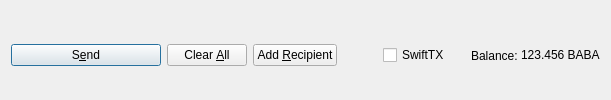
         <widget class="QFrame" name="frame_Send">
          <layout class="QHBoxLayout" name="horizontalLayout">
           <property name="bottomMargin">
            <number>0</number>
           </property>
           <item>
            <widget class="QPushButton" name="sendButton">
             <property name="minimumSize">
              <size>
               <width>150</width>
               <height>0</height>
              </size>
             </property>
             <property name="toolTip">
              <string>Confirm the send action</string>
             </property>
             <property name="text">
              <string>S&amp;end</string>
             </property>
             <property name="icon">
              <iconset resource="../babacoin.qrc">
               <normaloff>:/icons/send</normaloff>:/icons/send</iconset>
             </property>
             <property name="autoDefault">
              <bool>false</bool>
             </property>
             <property name="default">
              <bool>true</bool>
             </property>
            </widget>
           </item>
           <item>
            <widget class="QPushButton" name="clearButton">
             <property name="sizePolicy">
              <sizepolicy hsizetype="Minimum" vsizetype="Fixed">
               <horstretch>0</horstretch>
               <verstretch>0</verstretch>
              </sizepolicy>
             </property>
             <property name="toolTip">
              <string>Clear all fields of the form.</string>
             </property>
             <property name="text">
              <string>Clear &amp;All</string>
             </property>
             <property name="icon">
              <iconset resource="../babacoin.qrc">
               <normaloff>:/icons/remove</normaloff>:/icons/remove</iconset>
             </property>
             <property name="autoDefault">
              <bool>false</bool>
             </property>
            </widget>
           </item>
           <item>
            <widget class="QPushButton" name="addButton">
             <property name="toolTip">
              <string>Send to multiple recipients at once</string>
             </property>
             <property name="text">
              <string>Add &amp;Recipient</string>
             </property>
             <property name="icon">
              <iconset resource="../babacoin.qrc">
               <normaloff>:/icons/add</normaloff>:/icons/add</iconset>
             </property>
             <property name="autoDefault">
              <bool>false</bool>
             </property>
            </widget>
           </item>
           <item>
            <spacer name="horizontalSpacer">
             <property name="orientation">
              <enum>Qt::Horizontal</enum>
             </property>
             <property name="sizeHint" stdset="0">
              <size>
               <width>40</width>
               <height>20</height>
              </size>
             </property>
            </spacer>
           </item>
           <item>
            <layout class="QHBoxLayout" name="horizontalLayout_2">
             <property name="spacing">
              <number>3</number>
             </property>
             <item>
              <widget class="QCheckBox" name="checkSwiftTX">
               <property name="enabled">
                <bool>true</bool>
               </property>
               <property name="minimumSize">
                <size>
                 <width>85</width>
                 <height>0</height>
                </size>
               </property>
               <property name="text">
                <string>SwiftTX</string>
               </property>
              </widget>
             </item>
             <item>
              <widget class="QLabel" name="label">
               <property name="text">
                <string>Balance:</string>
               </property>
              </widget>
             </item>
             <item>
              <widget class="QLabel" name="labelBalance">
               <property name="sizePolicy">
                <sizepolicy hsizetype="Preferred" vsizetype="Fixed">
                 <horstretch>0</horstretch>
                 <verstretch>0</verstretch>
                </sizepolicy>
               </property>
               <property name="cursor">
                <cursorShape>IBeamCursor</cursorShape>
               </property>
               <property name="text">
                <string notr="true">123.456 BABA</string>
               </property>
               <property name="textInteractionFlags">
                <set>Qt::LinksAccessibleByMouse|Qt::TextSelectableByKeyboard|Qt::TextSelectableByMouse</set>
               </property>
              </widget>
             </item>
            </layout>
           </item>
          </layout>
         </widget>
